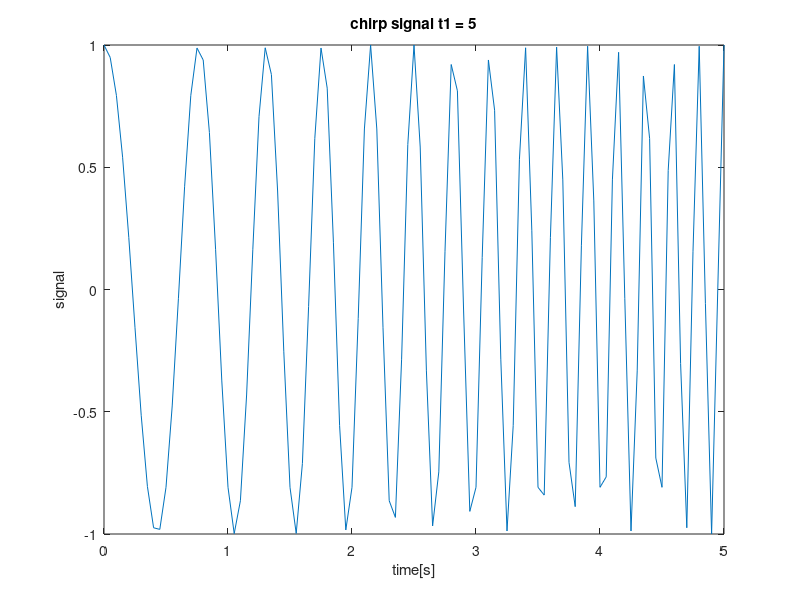
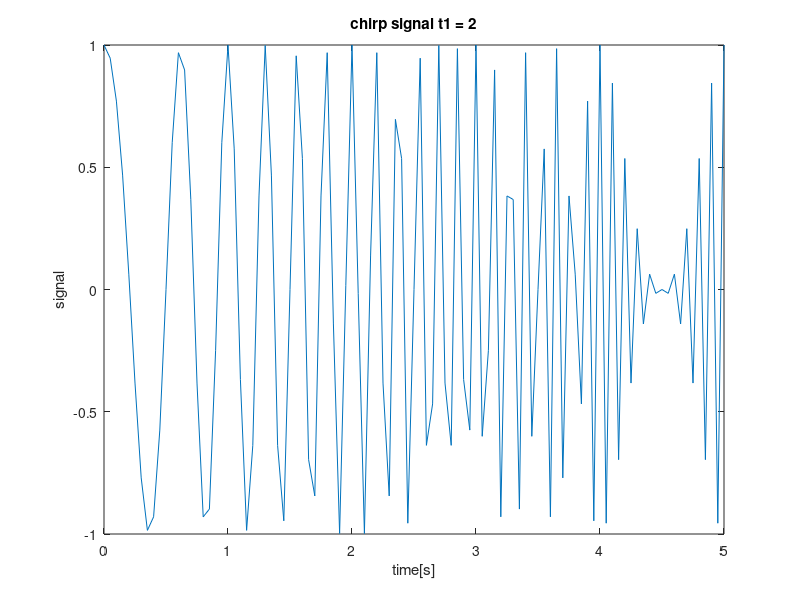
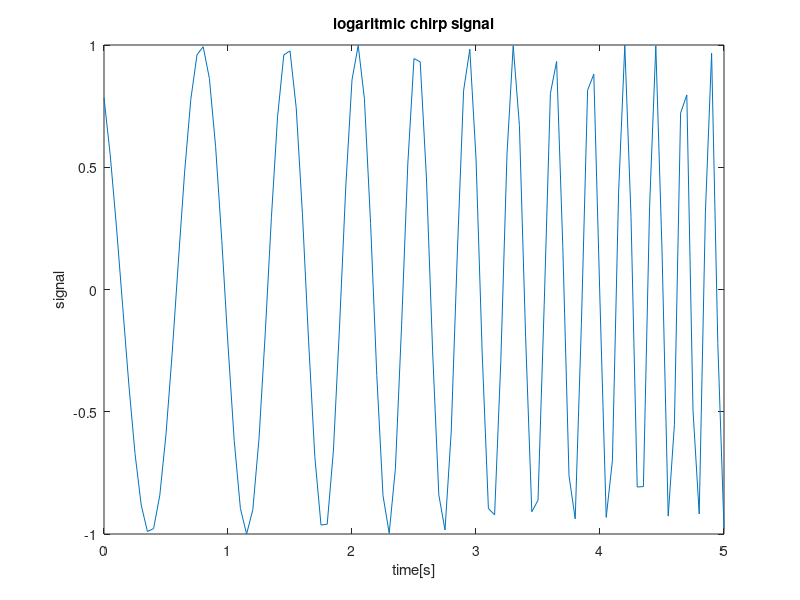

Source code (MATLAB) for these figures, in order:
close all;
clear all;

fp = 20; % czestotliwosc probkowania
t = 0:1/fp:5; % wektor czasu od 0 do 5 sekund z krokiem 1/20
f0 = 1; % czestotliowsc poczatkowa
f1 = 5; % czestotliowosc koncowa
t1 = 5; % czas w ktorym osiągana jest f koncowa  
t2 =2;  % czas w ktorym osiągana jest f koncowa 




%zadanie 1
chirpSignal = chirp(t, f0, t1, f1);
figure;
plot(t, chirpSignal);
xlabel('time[s]');
ylabel('signal');
title('chirp signal t1 = 5');

%zadanie 2
chirpSignal = chirp(t, f0, t2, f1);
figure;
plot(t, chirpSignal);
xlabel('time[s]');
ylabel('signal');
title('chirp signal t1 = 2');

%zadanie 3 
chirpSignal = chirp(t, f0, t1, f1, 'logarithmic');
figure;
plot(t, chirpSignal);
xlabel('time[s]');
ylabel('signal');
title('logaritmic chirp signal');


